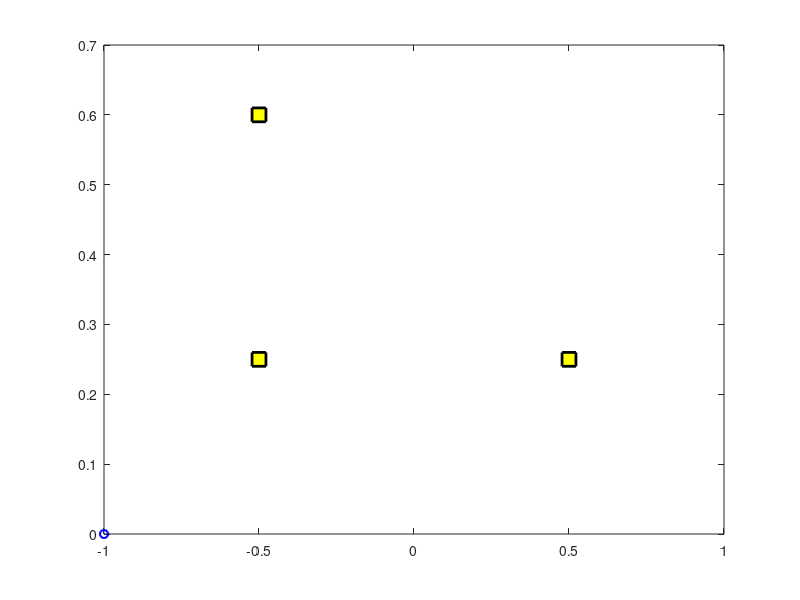

Reproduce this figure in MATLAB. (Note: this script raises an error after producing the figure.)
%position algorithm for :
%Tx: 3 in (tx,ty,tz)
%Rx: 1 in (locx, locy, locz)
%Text point: 66 in xref.mat
%input: P_LED
%output: (locx, locy, locz) & error
% 66 reference points & 66 estimated points

clear all
close all
clc
%SNR = 50;
% LED coordinates
LED1 = [-0.50 0.60 2.195];
LED2 = [-0.50 0.25 2.195];
LED3 = [0.50  0.25 2.195];
h = 2.195;

tx = [LED1(1), LED2(1), LED3(1)];
ty = [LED1(2), LED2(2), LED3(2)];
tz = [LED1(3), LED2(3), LED3(3)];


%transmitted optical power by individual LED

global P_LED
P_LED = [21, 21.9952, 26];


figure;
plot(tx,ty,'gs',...
    'LineWidth',2,...
    'MarkerSize',10,...
    'MarkerEdgeColor','k',...
    'MarkerFaceColor','y');hold on
%axis([-1 1 0 1]);
%     LEDs={'LED1','LED2','LED3','LED4'};
%     text(x_coor(1,:)+0.15,y_coor(1,:)+0.15,z_coor(1,:),LEDs);

load('xref.mat'); % test points coordinates

for i = 1:length(xref)
    x_ref = xref(i,1);
    y_ref = xref(i,2);
    z_ref = 0.085; % height of PD
    
    plot(x_ref,y_ref,'ob','LineWidth',1.5);hold on
    %axis([-1 1 0 1]);
    %     LEDs={'LED1','LED2','LED3','LED4'};%,'LED5','LED6','LED7','LED8'};
    %     text(x_coor(1,:)+0.15,y_coor(1,:)+0.15,z_coor(1,:),LEDs);
    
    % distances between PD and LED a,b,c
    d_a = sqrt((tx(1)-x_ref)^2 + (ty(1)-y_ref)^2 + (tz(1)-z_ref)^2);
    d_b = sqrt((tx(2)-x_ref)^2 + (ty(2)-y_ref)^2 + (tz(2)-z_ref)^2);
    d_c = sqrt((tx(3)-x_ref)^2 + (ty(3)-y_ref)^2 + (tz(3)-z_ref)^2);
    
    % Calculate Hlos
    theta = 70;     % semi-angle at half power
    m = log10(2)/log10(cosd(theta));    %Lambertian order of emission
    PD_diameter = 7*1e-3; % 7mm
    Adet=pi*(PD_diameter/2)^2; % detector physical area of a PD
    %Adet = 1e-4;    %detector physical area of a PD
    h_a = tz(1) - z_ref;
    h_b = tz(2) - z_ref;
    h_c = tz(3) - z_ref;
    cosphi_a=h_a/d_a;    % angle vector
    cosphi_b=h_b/d_b;
    cosphi_c=h_c/d_c;
%     cosphi_a = 1;
%     cosphi_b = 1;
%     cosphi_c = 1;
    
    Hlos_a = (m+1)*Adet.*cosphi_a.^(m+1)./(2*pi.*d_a.^2);
    Hlos_b = (m+1)*Adet.*cosphi_b.^(m+1)./(2*pi.*d_b.^2);
    Hlos_c = (m+1)*Adet.*cosphi_c.^(m+1)./(2*pi.*d_c.^2);
    
    % received optical powers
    Pr_a = Hlos_a * P_LED(1);
    Pr_b = Hlos_b * P_LED(2);
    Pr_c = Hlos_c * P_LED(3);
    
    % estimated 3 distances
    [de_a, de_b, de_c] = D_estimated(Adet,m,Pr_a, Pr_b, Pr_c, P_LED,h);
    
    % positioning
    A = [2*tx(2)-2*tx(1),2*ty(2)-2*ty(1),2*tz(2)-2*tz(1); 2*tx(3)-2*tx(1),2*ty(3)-2*ty(1),2*tz(3)-2*tz(1)];
    B = [(de_a)^2-(de_b)^2+tx(2)^2+ty(2)^2-tx(1)^2-ty(1)^2-tz(1)^2+tz(2)^2;(de_a)^2-(de_c)^2+tx(3)^2+ty(3)^2-tx(1)^2-ty(1)^2-tz(1)^2+tz(3)^2];
    x = pinv(A' * A) * A' * B;
    
    locx = x(1);
    locy = x(2);
    locz = x(3);
    
    plot(locx,locy,'*r','LineWidth',1.5);hold on
    %axis([-1 1 0 1]);
    error(i) = sqrt((x_ref - locx)^2 + (y_ref - locy)^2 + (z_ref - locz)^2);
    
    %     title('triposition');
end




hold off
grid on
legend('LED','Test point','Estimated point');
xlabel('x (m)');
ylabel('y (m)');
title('Coordinates of estimated points and test points');

figure;
h0 = cdfplot(error(1,:)*100);%hold on
%h1 = cdfplot(error(2,:)*100);hold off
set(h0, 'color', 'g', 'LineStyle', '-.', 'LineWidth', 2);
%set(h1, 'color', 'b', 'LineStyle', '-.', 'LineWidth', 2);
%legend('SNR = 50dB','SNR = 55dB')
xlabel('Positioning Error (cm)');
ylabel('The CDF of the Positioning Error');
